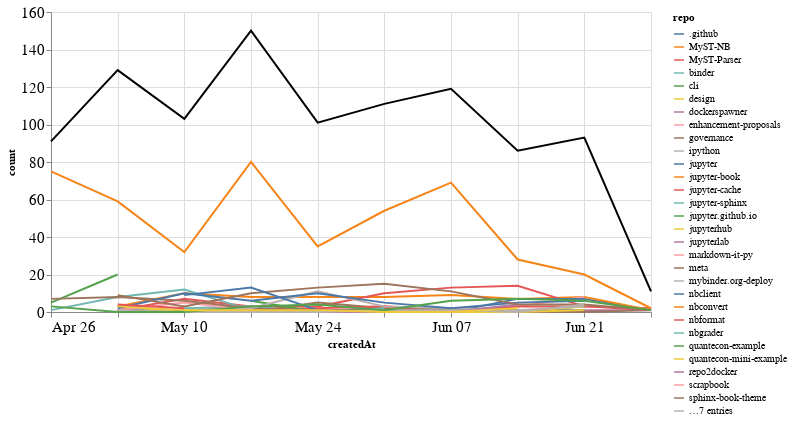

The notebook cell saved with this chart:
### Markdown cell above
## Comments

### Code cell
comments_time = comments.groupby('repo').resample('W', on='createdAt').count()['author'].reset_index()
comments_time = comments_time.rename(columns={'author': 'count'})
comments_time_total = comments_time.groupby('createdAt').agg({"count": "sum"}).reset_index()
ch1 = alt.Chart(comments_time, width=600).mark_line().encode(
    x='createdAt',
    y='count',
    color='repo',
    tooltip="repo"
)

ch2 = alt.Chart(comments_time_total, width=600).mark_line(color="black").encode(
    x='createdAt',
    y='count',
)

ch1 + ch2

### Figure 1 — Vega-Lite specification as saved in the notebook (floating-point values rounded to 4 significant figures; data arrays with more than 128 entries replaced by an {"elided": "..."} marker saying what was removed)
{"config": {"axisLeft": {"labelFontSize": 15}, "axisBottom": {"labelFontSize": 15}}, "layer": [{"data": {"name": "data-b39544ce1ef80f807b58d9795e1caed4"}, "mark": "line", "encoding": {"color": {"type": "nominal", "field": "repo"}, "tooltip": {"type": "nominal", "field": "repo"}, "x": {"type": "temporal", "field": "createdAt"}, "y": {"type": "quantitative", "field": "count"}}, "width": 600}, {"data": {"name": "data-9716991b3630e891e937a7da4b232d6c"}, "mark": {"type": "line", "color": "black"}, "encoding": {"x": {"type": "temporal", "field": "createdAt"}, "y": {"type": "quantitative", "field": "count"}}, "width": 600}], "$schema": "https://vega.github.io/schema/vega-lite/v4.8.1.json", "datasets": {"data-b39544ce1ef80f807b58d9795e1caed4": {"elided": "189 records"}, "data-9716991b3630e891e937a7da4b232d6c": [{"createdAt": "2020-04-26T00:00:00", "count": 91}, {"createdAt": "2020-05-03T00:00:00", "count": 129}, {"createdAt": "2020-05-10T00:00:00", "count": 103}, {"createdAt": "2020-05-17T00:00:00", "count": 150}, {"createdAt": "2020-05-24T00:00:00", "count": 101}, {"createdAt": "2020-05-31T00:00:00", "count": 111}, {"createdAt": "2020-06-07T00:00:00", "count": 119}, {"createdAt": "2020-06-14T00:00:00", "count": 86}, {"createdAt": "2020-06-21T00:00:00", "count": 93}, {"createdAt": "2020-06-28T00:00:00", "count": 11}]}}
